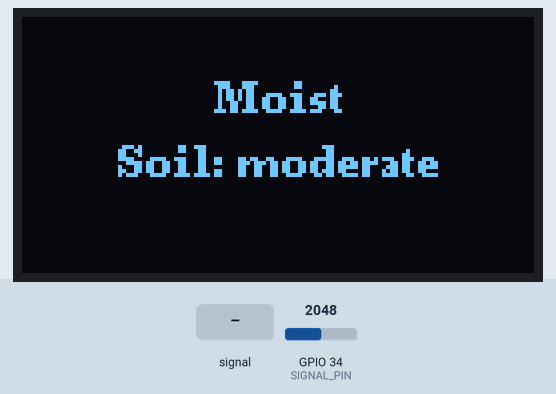
This program was run on a simulated ESP32. Parts: 128×64 one-colour display. The test bench sets the inputs (shaded band); at power-on: GPIO 34 (SIGNAL_PIN) = 2048. What the program prints to the serial monitor is not drawn.

Above: at 1.2 s.
1.3 s: GPIO 34 (SIGNAL_PIN) fed a 1000 Hz sine of ±1023 counts around its level
At 2.6 s:
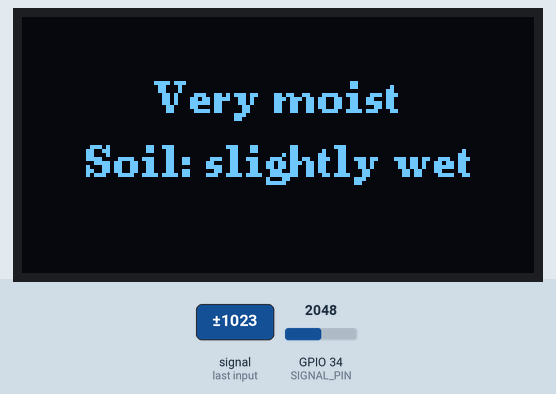
5.4 s: GPIO 34 (SIGNAL_PIN) set to 1228
At 7.1 s:
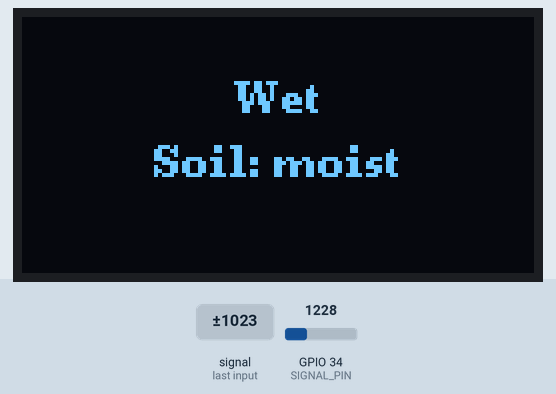
7.7 s: GPIO 34 (SIGNAL_PIN) set to 1340
At 9.3 s:
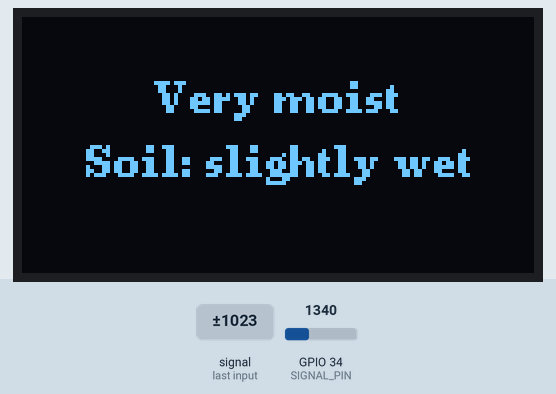
9.7 s: GPIO 34 (SIGNAL_PIN) set to 1840
At 11.5 s:
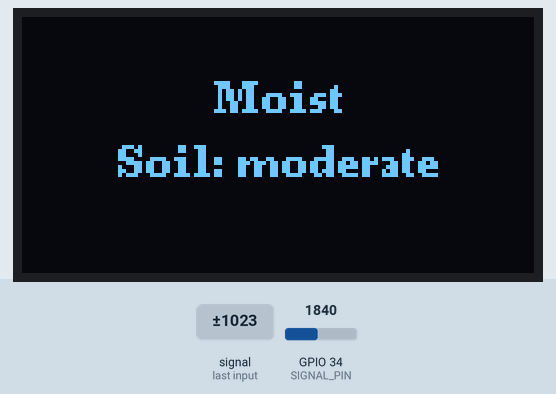
Timing chart, 0 to 12.8 s (numbered marks = the images above; inputs shaded):
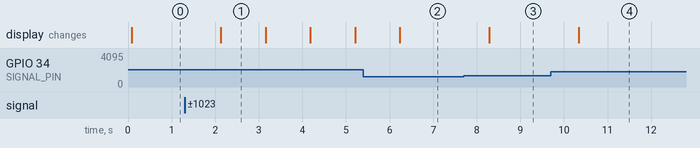

Measured:
- after the input at 1.3 s, the display: changes after 0.83 s (image 1)
- after the input at 5.4 s, the display: changes after 0.84 s (image 2)
- after the input at 7.7 s, the display: changes after 0.59 s (image 3)
- after the input at 9.7 s, the display: changes after 0.64 s (image 4)
- what the display in image 1 shows lasts 1.1 s, from 2.1 s to 3.2 s

The program:

main.cpp
```cpp
#include <Arduino.h>
#include <Wire.h>
#include <U8g2lib.h>

#define POWER_PIN  17
#define SIGNAL_PIN 34
const int SCREEN_WIDTH = 128;

U8G2_SH1106_128X64_NONAME_F_HW_I2C u8g2(U8G2_R0);

int waterstatus = 0;

int roundnumber(int waterstatus) {
  return (waterstatus + 50) / 100 * 100;
}
void setup() {
  Serial.begin(115200);

  u8g2.begin();
  u8g2.clearBuffer();
  u8g2.setFont(u8g2_font_ncenB08_tr);
  u8g2.drawStr(0, 24, "Hello World!");
  u8g2.sendBuffer();

  analogSetAttenuation(ADC_11db);
  pinMode(POWER_PIN, OUTPUT);
  digitalWrite(POWER_PIN, LOW);
}

void loop() {
  digitalWrite(POWER_PIN, HIGH);
  waterstatus = analogRead(SIGNAL_PIN);
  u8g2.clearBuffer();
  u8g2.setFont(u8g2_font_ncenB08_tr);
  waterstatus = roundnumber(waterstatus);
  Serial.print("The water sensor value: ");
  Serial.println(waterstatus);
  u8g2.setFont(u8g2_font_ncenB08_tr);

  const char* line1 = "";
  const char* line2 = "";

  if (waterstatus < 1300){
    line1 = "Wet";
    line2 = "Soil: moist";
  }
  else if (waterstatus < 1800){
    line1 = "Very moist";
    line2 = "Soil: slightly wet";
  }
  else if (waterstatus < 2600){
    line1 = "Moist";
    line2 = "Soil: moderate";
  }
  else if (waterstatus < 3000 ){
    line1 = "Water me!";
    line2 = "Soil: dry";
  }
  else {
    line1 = "No water! Water me!";
    line2 = "Soil: very dry";
  }

  int x1 = (SCREEN_WIDTH - u8g2.getStrWidth(line1)) / 2;
  int x2 = (SCREEN_WIDTH - u8g2.getStrWidth(line2)) / 2;

  u8g2.drawStr(x1, 24, line1);
  u8g2.drawStr(x2, 40, line2);
  u8g2.sendBuffer();
  delay(1000);
}
```
